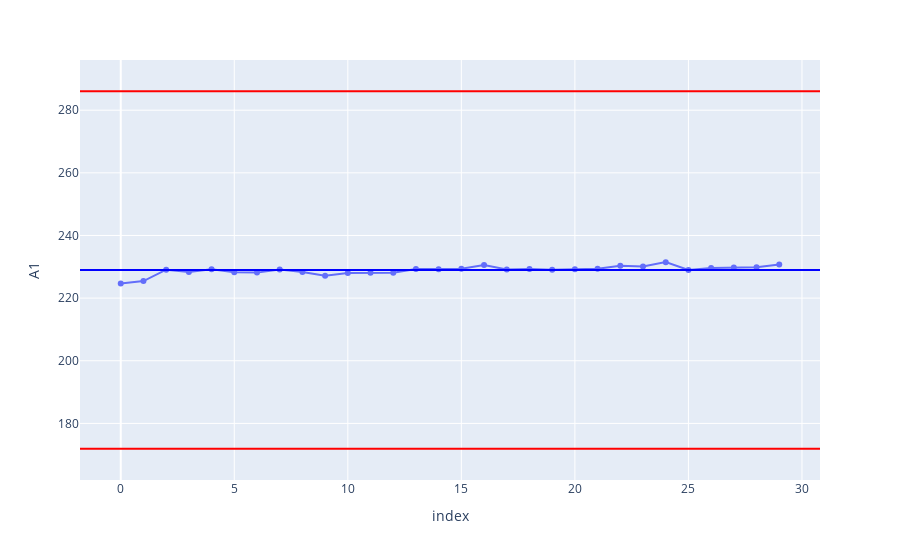

This figure's notebook cell:
### Code cell
# Plotly 관리도 시각화

fig1 = px.line(df1_A1_Xbar.iloc[:30], x='index', y='A1')
fig1.update_traces(mode='markers+lines')
fig1.add_hline(y=center, line_color='Blue')
fig1.add_hline(y=USL, line_color='Red')
fig1.add_hline(y=LSL, line_color='Red')
fig1.update_layout(yaxis_range = [LSL-10, USL+10])

### Figure 1 — Plotly figure (JSON) as saved in the notebook; plotly's stock layout.template omitted (floating-point values rounded to 4 significant figures)
{"data": [{"hovertemplate": "index=%{x}<br>A1=%{y}<extra></extra>", "legendgroup": "", "line": {"color": "#636efa", "dash": "solid"}, "marker": {"symbol": "circle"}, "mode": "markers+lines", "name": "", "orientation": "v", "showlegend": false, "type": "scatter", "x": [0, 1, 2, 3, 4, 5, 6, 7, 8, 9, 10, 11, 12, 13, 14, 15, 16, 17, 18, 19, 20, 21, 22, 23, 24, 25, 26, 27, 28, 29], "xaxis": "x", "y": [224.6, 225.4, 229.1, 228.3, 229.2, 228.3, 228.1, 229.2, 228.3, 227.2, 228.0, 228.1, 228.1, 229.3, 229.2, 229.3, 230.6, 229.2, 229.3, 229.1, 229.3, 229.3, 230.3, 230.1, 231.5, 229.0, 229.6, 229.7, 229.9, 230.8], "yaxis": "y"}], "layout": {"legend": {"tracegroupgap": 0}, "margin": {"t": 60}, "shapes": [{"line": {"color": "Blue"}, "type": "line", "x0": 0, "x1": 1, "xref": "x domain", "y0": 229.0, "y1": 229.0, "yref": "y"}, {"line": {"color": "Red"}, "type": "line", "x0": 0, "x1": 1, "xref": "x domain", "y0": 286.0, "y1": 286.0, "yref": "y"}, {"line": {"color": "Red"}, "type": "line", "x0": 0, "x1": 1, "xref": "x domain", "y0": 171.9, "y1": 171.9, "yref": "y"}], "xaxis": {"anchor": "y", "domain": [0, 1], "title": {"text": "index"}}, "yaxis": {"anchor": "x", "domain": [0, 1], "range": [161.9, 296.0], "title": {"text": "A1"}}}}
